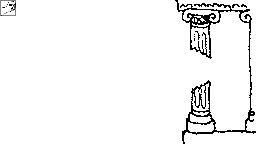

This game map was drawn from its Tiled (.tmx) file and the tilesets committed beside it. A one-line description and the full map source follow:
An orthogonal 16x9 tile map with 16x16 px tiles, 3 tile layers (map, objects, foreground), 3 tilesets.

<map version="1.2" tiledversion="1.3.2" orientation="orthogonal" renderorder="right-down" width="16" height="9" tilewidth="16" tileheight="16" hexsidelength="0" infinite="0" nextlayerid="6" nextobjectid="2" compressionlevel="0">
  <properties />
  <tileset firstgid="1" source="..\Actors.tsx" />
  <tileset firstgid="257" source="..\Blocks.tsx" />
  <tileset firstgid="513" source="lvl_column.tileset.tsx" />
  <layer id="1" name="map" width="16" height="9">
    <data encoding="csv">
513,513,513,513,513,513,513,513,513,513,514,515,516,517,518,519,
513,513,513,513,513,513,513,513,513,513,513,520,521,522,523,524,
513,513,513,513,513,513,513,513,513,513,513,525,526,527,513,528,
513,513,513,513,513,513,513,513,513,513,513,529,530,531,513,532,
513,513,513,513,513,513,513,513,513,513,513,513,513,513,513,533,
513,513,513,513,513,513,513,513,513,513,513,534,535,536,513,537,
513,513,513,513,513,513,513,513,513,513,513,538,539,540,513,541,
513,513,513,513,513,513,513,513,513,513,513,542,543,544,513,545,
513,513,513,513,513,513,513,513,513,513,513,546,547,548,549,550
</data>
  </layer>
  <layer id="2" name="objects" width="16" height="9">
    <data encoding="csv">
6,0,0,0,0,0,0,0,0,0,0,0,0,0,0,0,
0,0,0,0,0,0,0,0,0,0,0,0,0,0,0,0,
0,0,0,0,0,0,0,0,0,0,0,0,0,0,0,0,
0,0,0,0,0,0,0,0,0,0,0,0,0,0,0,0,
0,0,0,0,0,0,0,0,0,0,0,0,0,0,0,0,
0,0,0,0,0,0,0,0,0,0,0,0,0,0,0,0,
0,0,0,0,0,0,0,0,0,0,0,0,0,0,0,0,
0,0,0,0,0,0,0,0,0,0,0,0,0,0,0,0,
0,0,0,0,0,0,0,0,0,0,0,0,0,0,0,0
</data>
  </layer>
  <layer id="3" name="foreground" width="16" height="9">
    <data encoding="csv">
0,0,0,0,0,0,0,0,0,0,0,0,0,0,0,0,
0,0,0,0,0,0,0,0,0,0,0,0,0,0,0,0,
0,0,0,0,0,0,0,0,0,0,0,0,0,0,0,0,
0,0,0,0,0,0,0,0,0,0,0,0,0,0,0,0,
0,0,0,0,0,0,0,0,0,0,0,0,0,0,0,0,
0,0,0,0,0,0,0,0,0,0,0,0,0,0,0,0,
0,0,0,0,0,0,0,0,0,0,0,0,0,0,0,0,
0,0,0,0,0,0,0,0,0,0,0,0,0,0,0,0,
0,0,0,0,0,0,0,0,0,0,0,0,0,0,0,0
</data>
  </layer>
  <objectgroup id="5" name="events" />
</map>
